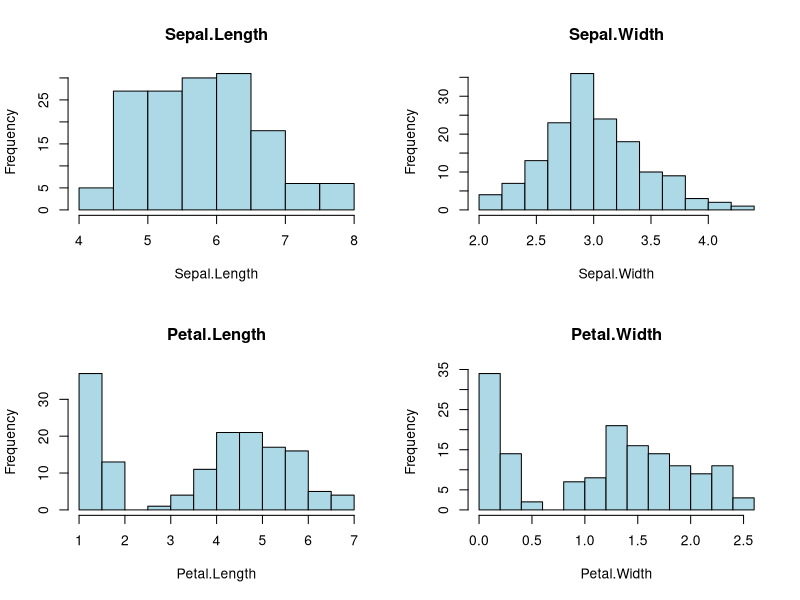
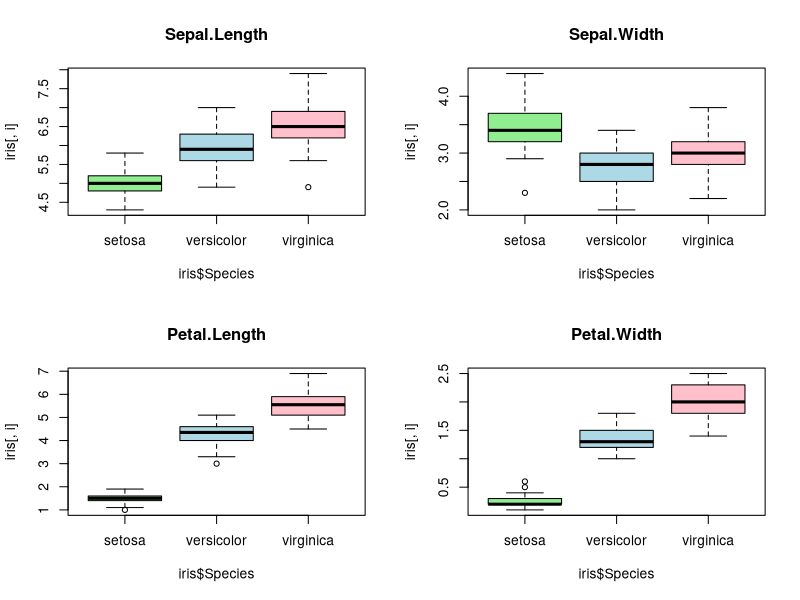
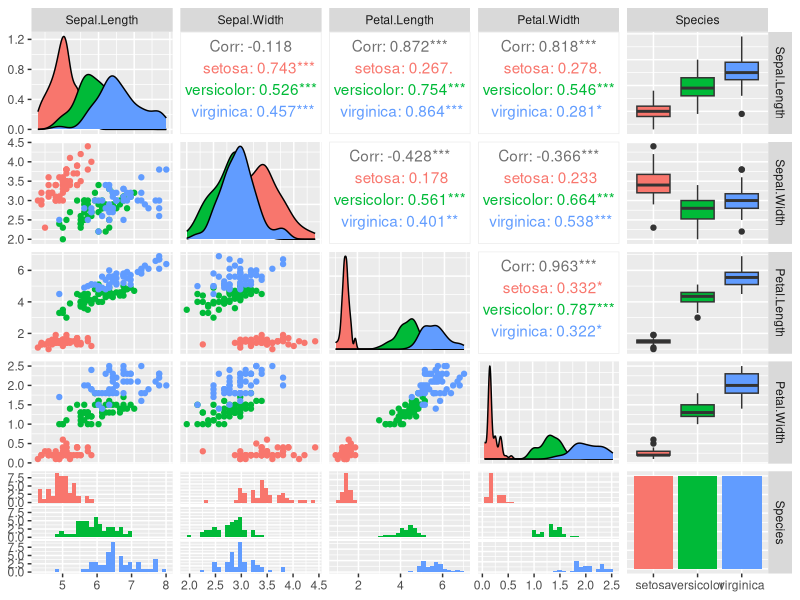
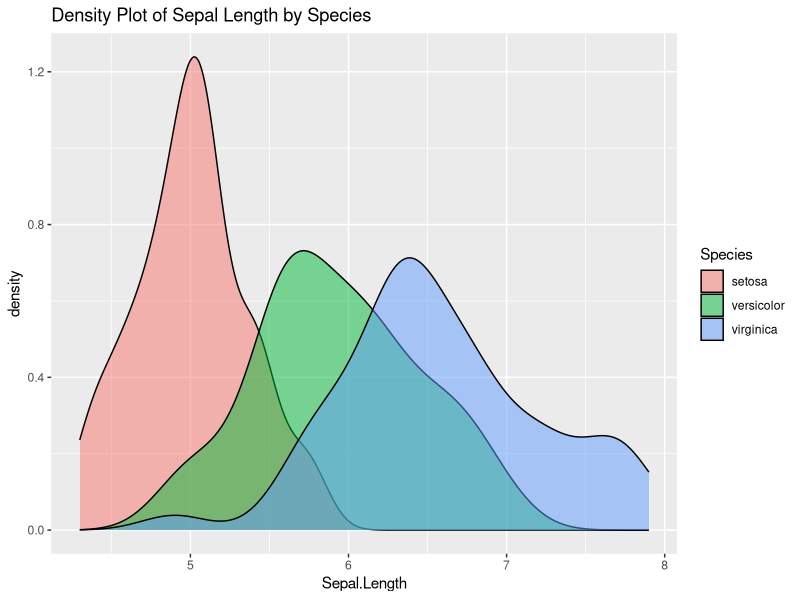

The R source for these figures, in order:
# Load libraries
library(dplyr)
library(ggplot2)
library(psych)     # for describe()
library(GGally)    # for ggpairs()

# 1. Load Iris dataset
data(iris)
head(iris)  # first 6 rows

summary(iris)
describe(iris[, 1:4])

# 3. Calculate mode function (R doesn’t have built-in mode for numeric)
getmode <- function(v) {
  uniqv <- unique(v)
  uniqv[which.max(tabulate(match(v, uniqv)))]
}
# Alternatively we can use to get mode same but written in beginner friendly manner
# getmode <- function(v) {
#   uniqv <- unique(v)        # Step 1: Get unique values
#   positions <- match(v, uniqv)  # Step 2: Map to positions
#   counts <- tabulate(positions) # Step 3: Count frequencies
#   max_position <- which.max(counts) # Step 4: Find most frequent position
#   uniqv[max_position]        # Step 5: Get the actual value
# }

#My method to define mode and using shortcut to define function
# my_getmode <- function(v) as.numeric(names(sort(table(v), decreasing = TRUE)[1]))

# Median and Mode
# apply(data, margin(1-rows & 2-columns), function)
apply(iris[, 1:4], 2, median)
apply(iris[, 1:4], 2, getmode)

# 4. Variance, Standard Deviation, Range
apply(iris[, 1:4], 2, var)
apply(iris[, 1:4], 2, sd)
apply(iris[, 1:4], 2, function(x)
  max(x) - min(x))


# 5. Group by Species for mean and sd
# %>% (pipe operator) passes the iris dataset to the next function
# Think of it as "take iris and then..."
iris %>%
  group_by(Species) %>%
  summarise(across(where(is.numeric), list(
    mean = mean,
    sd = sd,
    min = min,
    max = max
  )))

# # STEP 1: Start with iris data
# iris
# 
# # STEP 2: Pipe to group_by
# iris %>% group_by(Species)
# 
# # STEP 3: Now grouped, pipe to summarise
# iris %>% group_by(Species) %>% summarise(...)
# 
# # STEP 4: Inside summarise, use across to select columns
# summarise(across(where(is.numeric), ...))
# 
# # STEP 5: For selected columns, apply multiple functions
# across(where(is.numeric), list(mean = mean, sd = sd, min = min, max = max))
# 
# # FINAL RESULT: A summary table with 3 rows (species) and multiple statistics


# 6. Visualization
# Histograms for all numeric variables
par(mfrow = c(2, 2))
for (i in 1:4) {
  hist(
    iris[, i],
    main = names(iris)[i],
    xlab = names(iris)[i],
    col = "lightblue",
    border = "black"
  )
}

# Boxplot by species for each variable
par(mfrow = c(2, 2))
for (i in 1:4) {
  boxplot(
    iris[, i] ~ iris$Species,
    main = names(iris)[i],
    col = c("lightgreen", "lightblue", "pink")
  )
}

# iris[, i] - The measurement values (y-axis)
# 
# iris$Species - The grouping variable (x-axis)
# 
# ~ - Formula notation: "plot measurement BY species"

# Scatterplot matrix (pairwise relationships)
ggpairs(iris, aes(color = Species))

# Density plot for one variable (e.g., Sepal.Length)
ggplot(iris, aes(x = Sepal.Length, fill = Species)) +
  geom_density(alpha = 0.5) +
  labs(title = "Density Plot of Sepal Length by Species")


